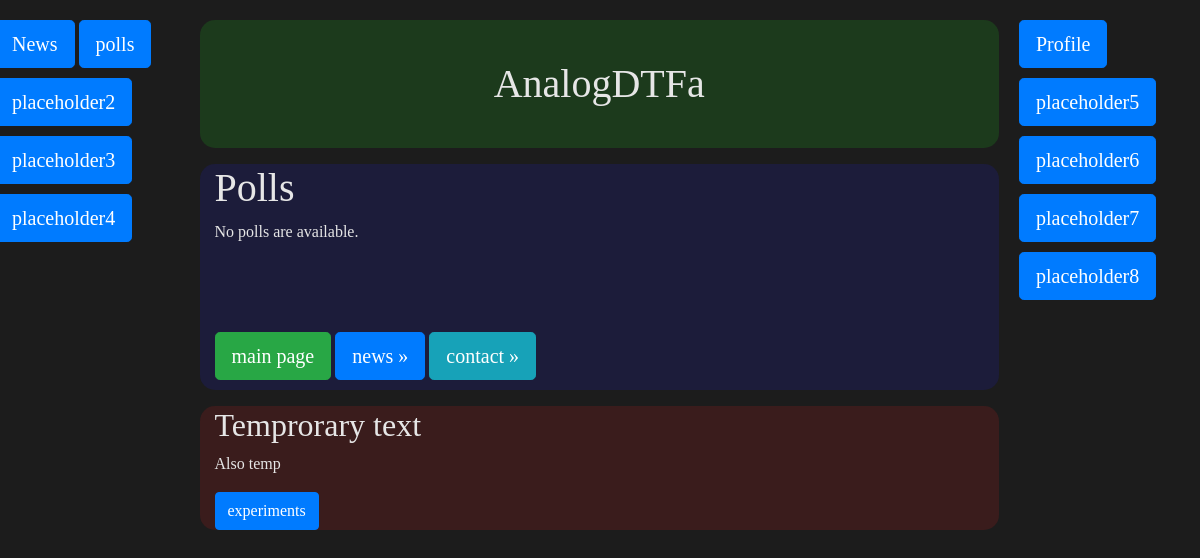
/polls/, run on an earlier commit of the app's database.
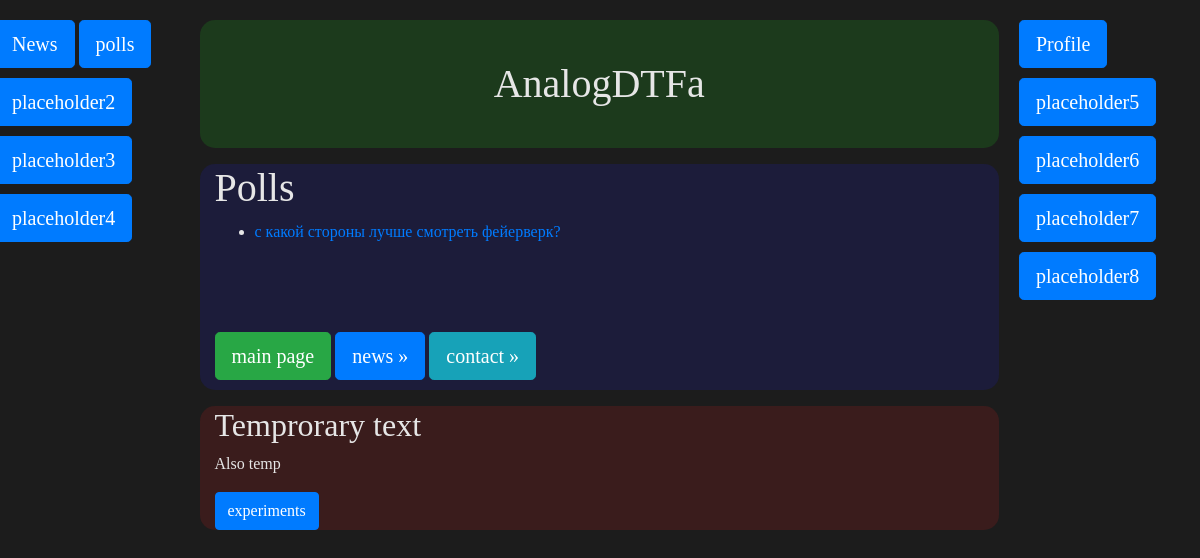
And on a later commit of the database.
### polls/models.py (models this page shows, shortened)
class Poll(models.Model):
    question = models.CharField(max_length=200)

### polls/views.py (the view)
# urls.py: path('', views.IndexView.as_view(), name='index'),
class IndexView(generic.ListView):
    template_name = 'polls/index.html'
    context_object_name = 'latest_poll_list'
    def get_queryset(self):
        return Poll.objects.all()[:5]

### polls/templates/polls/index.html
{% extends 'polls/base.html' %}
{% block polls_content %}
<h1>Polls</h1>
{% if latest_poll_list %}
    <ul>
    {% for poll in latest_poll_list %}
		<li><a href="{% url 'polls:detail' poll.id %}">{{ poll.question }}</a></li>
    {% endfor %}
    </ul>
{% else %}
    <p>No polls are available.</p>
{% endif %}
{% endblock %}

### polls/templates/polls/base.html
{% extends "Test/wrapper.html" %}
{% block content %}
{% block polls_content %}
{% endblock %}
{% endblock %}

### Test/templates/Test/wrapper.html (shortened to what this page needs)
<!DOCTYPE html>
<html lang="en">
    <head>
        {% load static %}
        <link rel="stylesheet" href="{% static 'css/bootstrap.min.css' %}"
        type="text/css">
    </head>
    <body>
      <div class="row">
        <div class="column left">
          <a href="/news" class="btn btn-primary btn-lg", style="margin-bottom: 10px;">News</a>
          <a href="/polls", class="btn btn-primary btn-lg", style="margin-bottom: 10px;">polls</a>
          <a href="/placeholder2", class="btn btn-primary btn-lg", style="margin-bottom: 10px;">placeholder2</a>
          <a href="/placeholder3", class="btn btn-primary btn-lg", style="margin-bottom: 10px;">placeholder3</a>
          <a href="/placeholder4", class="btn btn-primary btn-lg", style="margin-bottom: 10px;">placeholder4</a>
        </div>
        <div class="column center">
          <div class="container", style="background-color: rgb(28,58,28);
        border-radius: 15px; width: 100%; padding-bottom: 30px; padding-top: 30px; margin: 0px 0px 10px 0px">
          <h1 style="text-align: center; margin: 10px 0px 10px 0px;">AnalogDTFa</h1>
        </div>
          <div class="container", style="background-color: rgb(28,28,58);
          border-radius: 15px; width: 100%;">
              <P>
                  {% block content %}
                  {% endblock %}
              </P>
              <br> <br> <br>
              <P>
                  <a href="/" class="btn btn-success btn-lg", style="margin-bottom: 10px;">main page</a>
                  <a href="/news" class="btn btn-primary btn-lg", style="margin-bottom: 10px;">news
                  &raquo;</a>
                  <a href="/contact" class="btn btn-info btn-lg", style="margin-bottom: 10px;">contact
                  &raquo;</a>
              </P>
          </div>
          <div class="container", style="background-color: rgb(58,28,28);
          border-radius: 15px; width: 100%;">
              <h2>Temprorary text</h2>
              <p>Also temp</p>
              <a href="/experiments" class="btn btn-primary">experiments</a>
          </div>
        </div>
        <div class="column right">
          <a href="/profile" class="btn btn-primary btn-lg", style="margin-bottom: 10px;">Profile</a>
          <a href="/placeholder5", class="btn btn-primary btn-lg", style="margin-bottom: 10px;">placeholder5</a>
          <a href="/placeholder6", class="btn btn-primary btn-lg", style="margin-bottom: 10px;">placeholder6</a>
          <a href="/placeholder7", class="btn btn-primary btn-lg", style="margin-bottom: 10px;">placeholder7</a>
          <a href="/placeholder8", class="btn btn-primary btn-lg", style="margin-bottom: 10px;">placeholder8</a>
        </div>
      </div>
    </body>
</html>

### Test/templates/Test/wrapper.html (style rules this page uses)
body { background: rgb(28, 28, 28); color: rgb(230, 230, 230); font-family: "Lucida Console" }
div { margin: 10px 10px 10px 10px; opacity: 1; }
.left { width: 15%; }
.center { width: 65%; }
.right { width: 15%; }

What changed in the data, as far as the page shows it:
added Poll: question "с какой стороны лучше смотреть фейерверк?"
Also different on the page:
text no longer shown: "No polls are available."
